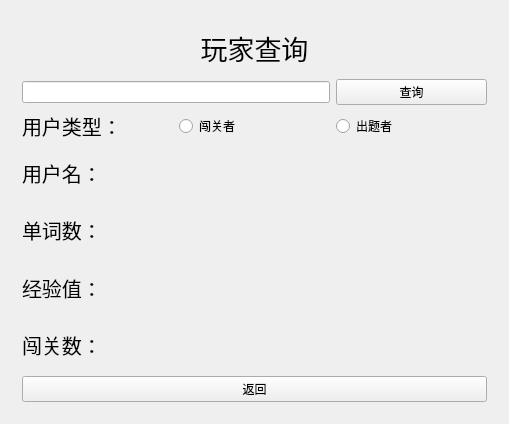
<?xml version="1.0" encoding="UTF-8"?>
<ui version="4.0">
 <class>MainWindow</class>
 <widget class="QMainWindow" name="MainWindow">
  <property name="geometry">
   <rect>
    <x>0</x>
    <y>0</y>
    <width>509</width>
    <height>424</height>
   </rect>
  </property>
  <property name="windowTitle">
   <string>Word Breaker</string>
  </property>
  <widget class="QWidget" name="centralWidget">
   <layout class="QGridLayout" name="gridLayout_4">
    <item row="1" column="1">
     <widget class="QStackedWidget" name="stackedWidget">
      <property name="currentIndex">
       <number>6</number>
      </property>
      <widget class="QWidget" name="signup">
       <layout class="QGridLayout" name="gridLayout">
        <item row="2" column="0">
         <widget class="QLabel" name="signupRepasswordLabel">
          <property name="text">
           <string>重复密码</string>
          </property>
          <property name="alignment">
           <set>Qt::AlignCenter</set>
          </property>
         </widget>
        </item>
        <item row="0" column="0">
         <widget class="QLabel" name="signupUsernameLabel">
          <property name="text">
           <string>用户名</string>
          </property>
          <property name="alignment">
           <set>Qt::AlignCenter</set>
          </property>
         </widget>
        </item>
        <item row="4" column="0">
         <widget class="QLabel" name="signupTypeLabel">
          <property name="text">
           <string>账号类型</string>
          </property>
          <property name="alignment">
           <set>Qt::AlignCenter</set>
          </property>
         </widget>
        </item>
        <item row="1" column="0">
         <widget class="QLabel" name="signupPasswrodLabel">
          <property name="text">
           <string>密码</string>
          </property>
          <property name="alignment">
           <set>Qt::AlignCenter</set>
          </property>
         </widget>
        </item>
        <item row="4" column="1">
         <widget class="QRadioButton" name="signupBreakerButton">
          <property name="focusPolicy">
           <enum>Qt::ClickFocus</enum>
          </property>
          <property name="text">
           <string>闯关者</string>
          </property>
         </widget>
        </item>
        <item row="4" column="2">
         <widget class="QRadioButton" name="signupMakerButton">
          <property name="focusPolicy">
           <enum>Qt::ClickFocus</enum>
          </property>
          <property name="text">
           <string>出题者</string>
          </property>
         </widget>
        </item>
        <item row="2" column="1" colspan="2">
         <widget class="QLineEdit" name="signupRepassword"/>
        </item>
        <item row="1" column="1" colspan="2">
         <widget class="QLineEdit" name="signupPassword"/>
        </item>
        <item row="0" column="1" colspan="2">
         <widget class="QLineEdit" name="signupUsername"/>
        </item>
        <item row="7" column="0" colspan="3">
         <widget class="QPushButton" name="signupButton">
          <property name="text">
           <string>注册</string>
          </property>
         </widget>
        </item>
        <item row="8" column="0" colspan="3">
         <widget class="QPushButton" name="gosigninButton">
          <property name="text">
           <string>已有账号？去登陆</string>
          </property>
         </widget>
        </item>
       </layout>
      </widget>
      <widget class="QWidget" name="signin">
       <layout class="QGridLayout" name="gridLayout_2">
        <item row="3" column="0">
         <widget class="QLabel" name="signinTypeLabel">
          <property name="text">
           <string>账号类型</string>
          </property>
          <property name="alignment">
           <set>Qt::AlignCenter</set>
          </property>
         </widget>
        </item>
        <item row="6" column="0" colspan="3">
         <widget class="QPushButton" name="gosignupButton">
          <property name="text">
           <string>没有账号？去注册</string>
          </property>
         </widget>
        </item>
        <item row="3" column="2">
         <widget class="QRadioButton" name="signinMakerButton">
          <property name="focusPolicy">
           <enum>Qt::ClickFocus</enum>
          </property>
          <property name="text">
           <string>出题者</string>
          </property>
         </widget>
        </item>
        <item row="0" column="0">
         <widget class="QLabel" name="signinUsernameLabel">
          <property name="text">
           <string>用户名</string>
          </property>
          <property name="alignment">
           <set>Qt::AlignCenter</set>
          </property>
         </widget>
        </item>
        <item row="2" column="0">
         <widget class="QLabel" name="signinPasswrodLabel">
          <property name="text">
           <string>密码</string>
          </property>
          <property name="alignment">
           <set>Qt::AlignCenter</set>
          </property>
         </widget>
        </item>
        <item row="3" column="1">
         <widget class="QRadioButton" name="signinBreakerButton">
          <property name="focusPolicy">
           <enum>Qt::ClickFocus</enum>
          </property>
          <property name="text">
           <string>闯关者</string>
          </property>
         </widget>
        </item>
        <item row="5" column="0" colspan="3">
         <widget class="QPushButton" name="signinButton">
          <property name="text">
           <string>登陆</string>
          </property>
         </widget>
        </item>
        <item row="2" column="1" colspan="2">
         <widget class="QLineEdit" name="signinPassword"/>
        </item>
        <item row="0" column="1" colspan="2">
         <widget class="QLineEdit" name="signinUsername">
          <property name="focusPolicy">
           <enum>Qt::StrongFocus</enum>
          </property>
         </widget>
        </item>
       </layout>
      </widget>
      <widget class="QWidget" name="main">
       <layout class="QVBoxLayout" name="verticalLayout">
        <item>
         <widget class="QLabel" name="message">
          <property name="maximumSize">
           <size>
            <width>16777215</width>
            <height>50</height>
           </size>
          </property>
          <property name="text">
           <string>Message</string>
          </property>
         </widget>
        </item>
        <item>
         <widget class="QPushButton" name="startButton">
          <property name="focusPolicy">
           <enum>Qt::StrongFocus</enum>
          </property>
          <property name="text">
           <string>开始游戏</string>
          </property>
         </widget>
        </item>
        <item>
         <widget class="QPushButton" name="rankButton">
          <property name="text">
           <string>排行榜</string>
          </property>
         </widget>
        </item>
        <item>
         <widget class="QPushButton" name="findButton">
          <property name="text">
           <string>搜索玩家</string>
          </property>
         </widget>
        </item>
        <item>
         <widget class="QPushButton" name="signoutButton">
          <property name="text">
           <string>注销</string>
          </property>
         </widget>
        </item>
       </layout>
      </widget>
      <widget class="QWidget" name="maker">
       <layout class="QGridLayout" name="gridLayout_5">
        <item row="1" column="0">
         <widget class="QLineEdit" name="makerWordEdit"/>
        </item>
        <item row="0" column="0">
         <widget class="QListWidget" name="wordList">
          <property name="itemAlignment">
           <set>Qt::AlignHCenter</set>
          </property>
         </widget>
        </item>
        <item row="2" column="0">
         <widget class="QPushButton" name="makerEndButton">
          <property name="text">
           <string>结束录入</string>
          </property>
         </widget>
        </item>
       </layout>
      </widget>
      <widget class="QWidget" name="breaker">
       <layout class="QGridLayout" name="gridLayout_3">
        <item row="2" column="0">
         <widget class="QProgressBar" name="timerBar">
          <property name="value">
           <number>24</number>
          </property>
         </widget>
        </item>
        <item row="1" column="0">
         <widget class="QLabel" name="wordLabel">
          <property name="font">
           <font>
            <pointsize>25</pointsize>
           </font>
          </property>
          <property name="text">
           <string>TextLabel</string>
          </property>
          <property name="alignment">
           <set>Qt::AlignCenter</set>
          </property>
         </widget>
        </item>
        <item row="3" column="0">
         <widget class="QLineEdit" name="breakerWordEdit"/>
        </item>
        <item row="6" column="0">
         <widget class="QPushButton" name="breakerEndButton">
          <property name="text">
           <string>结束游戏</string>
          </property>
         </widget>
        </item>
        <item row="0" column="0">
         <widget class="QLabel" name="levelLabel">
          <property name="text">
           <string>TextLabel</string>
          </property>
          <property name="alignment">
           <set>Qt::AlignCenter</set>
          </property>
         </widget>
        </item>
       </layout>
      </widget>
      <widget class="QWidget" name="rank">
       <layout class="QGridLayout" name="gridLayout_6">
        <item row="1" column="0">
         <widget class="QTableWidget" name="rankTable"/>
        </item>
        <item row="2" column="0">
         <widget class="QPushButton" name="backButton">
          <property name="text">
           <string>返回</string>
          </property>
         </widget>
        </item>
        <item row="0" column="0">
         <widget class="QLabel" name="rankLabel">
          <property name="font">
           <font>
            <pointsize>20</pointsize>
           </font>
          </property>
          <property name="text">
           <string>Top 10</string>
          </property>
          <property name="alignment">
           <set>Qt::AlignCenter</set>
          </property>
         </widget>
        </item>
       </layout>
      </widget>
      <widget class="QWidget" name="search">
       <layout class="QGridLayout" name="gridLayout_7">
        <item row="1" column="1" colspan="2">
         <widget class="QLineEdit" name="searchEdit"/>
        </item>
        <item row="0" column="1" colspan="3">
         <widget class="QLabel" name="titleLabel">
          <property name="font">
           <font>
            <pointsize>20</pointsize>
           </font>
          </property>
          <property name="text">
           <string>玩家查询</string>
          </property>
          <property name="alignment">
           <set>Qt::AlignCenter</set>
          </property>
         </widget>
        </item>
        <item row="4" column="1" colspan="2">
         <widget class="QLabel" name="usernameResultLabel">
          <property name="font">
           <font>
            <pointsize>15</pointsize>
           </font>
          </property>
          <property name="text">
           <string>用户名：</string>
          </property>
          <property name="alignment">
           <set>Qt::AlignLeading|Qt::AlignLeft|Qt::AlignVCenter</set>
          </property>
         </widget>
        </item>
        <item row="5" column="1" colspan="2">
         <widget class="QLabel" name="markResultLabel">
          <property name="font">
           <font>
            <pointsize>15</pointsize>
           </font>
          </property>
          <property name="text">
           <string>单词数：</string>
          </property>
          <property name="alignment">
           <set>Qt::AlignLeading|Qt::AlignLeft|Qt::AlignVCenter</set>
          </property>
         </widget>
        </item>
        <item row="1" column="3">
         <widget class="QPushButton" name="searchButton">
          <property name="text">
           <string>查询</string>
          </property>
         </widget>
        </item>
        <item row="7" column="1" colspan="2">
         <widget class="QLabel" name="levelResultLabel">
          <property name="font">
           <font>
            <pointsize>15</pointsize>
           </font>
          </property>
          <property name="text">
           <string>闯关数：</string>
          </property>
          <property name="alignment">
           <set>Qt::AlignLeading|Qt::AlignLeft|Qt::AlignVCenter</set>
          </property>
         </widget>
        </item>
        <item row="4" column="3">
         <widget class="QLabel" name="usernameResult">
          <property name="text">
           <string/>
          </property>
         </widget>
        </item>
        <item row="5" column="3">
         <widget class="QLabel" name="markResult">
          <property name="text">
           <string/>
          </property>
         </widget>
        </item>
        <item row="6" column="1" colspan="2">
         <widget class="QLabel" name="xpResultLabel">
          <property name="font">
           <font>
            <pointsize>15</pointsize>
           </font>
          </property>
          <property name="text">
           <string>经验值：</string>
          </property>
          <property name="alignment">
           <set>Qt::AlignLeading|Qt::AlignLeft|Qt::AlignVCenter</set>
          </property>
         </widget>
        </item>
        <item row="7" column="3">
         <widget class="QLabel" name="levelResult">
          <property name="text">
           <string/>
          </property>
         </widget>
        </item>
        <item row="2" column="3">
         <widget class="QRadioButton" name="makerRadio">
          <property name="text">
           <string>出题者</string>
          </property>
         </widget>
        </item>
        <item row="6" column="3">
         <widget class="QLabel" name="xpResult">
          <property name="text">
           <string/>
          </property>
         </widget>
        </item>
        <item row="8" column="1" colspan="3">
         <widget class="QPushButton" name="searchBackButton">
          <property name="text">
           <string>返回</string>
          </property>
         </widget>
        </item>
        <item row="2" column="2">
         <widget class="QRadioButton" name="breakerRadio">
          <property name="text">
           <string>闯关者</string>
          </property>
         </widget>
        </item>
        <item row="2" column="1">
         <widget class="QLabel" name="label">
          <property name="font">
           <font>
            <pointsize>15</pointsize>
           </font>
          </property>
          <property name="text">
           <string>用户类型：</string>
          </property>
         </widget>
        </item>
       </layout>
      </widget>
     </widget>
    </item>
   </layout>
  </widget>
 </widget>
 <layoutdefault spacing="6" margin="11"/>
 <resources/>
 <connections/>
</ui>
